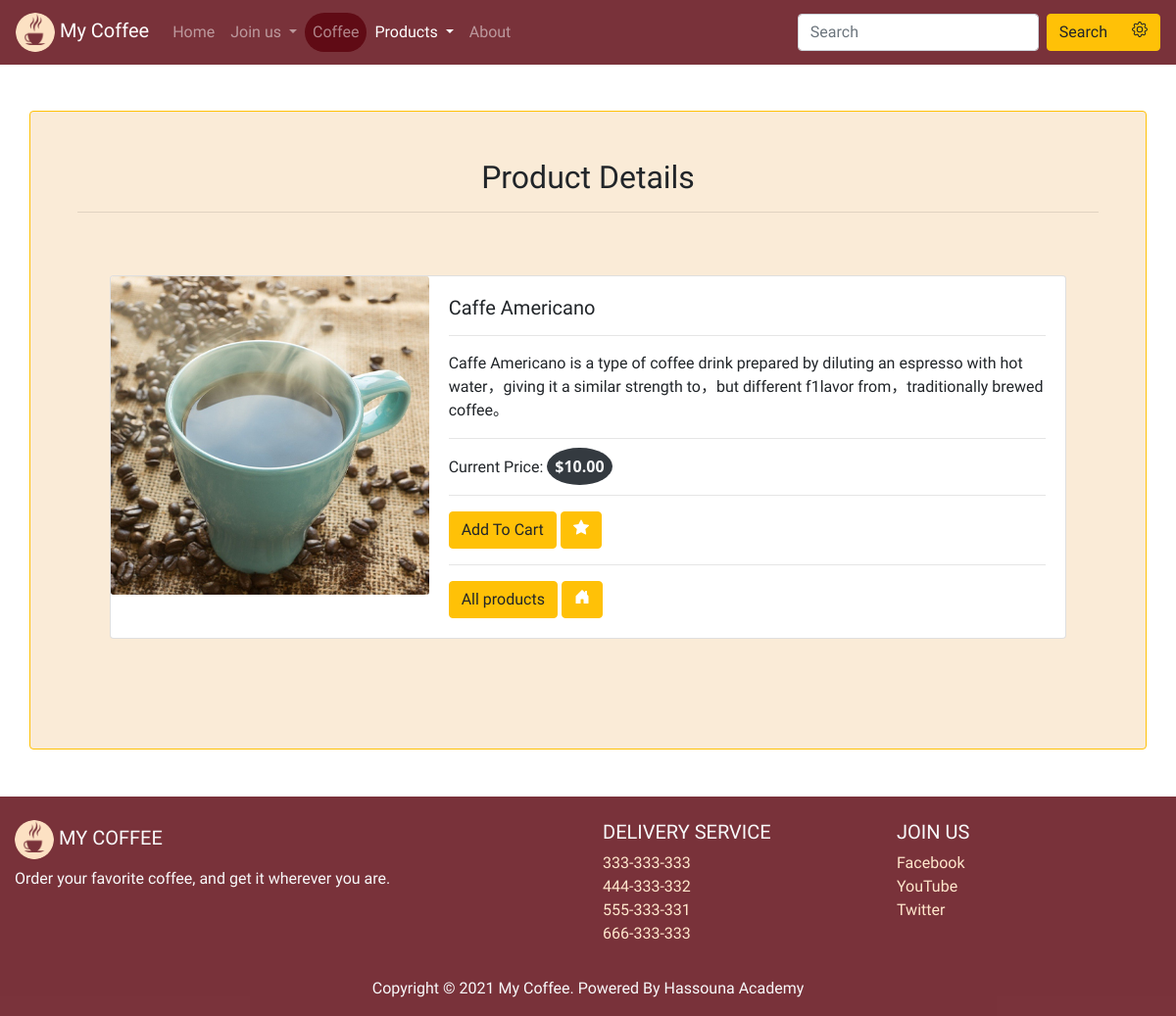
/products/1, run on the app's committed database.
### products/models.py (models this page shows, shortened)
class Product(models.Model):
    name = models.CharField(max_length= 150)
    descripton = models.TextField()
    price = models.DecimalField(max_digits= 6 , decimal_places=2)
    photo = models.ImageField(upload_to = 'photos/%Y/%m/%d/' )
    is_active = models.BooleanField( default= True)
    publish_date = models.DateTimeField( default = datetime.now )
    class Meta:
        ordering = ['publish_date']

### products/views.py (the view)
# urls.py: path('<int:pro_id>', views.product , name = 'product' ),
def product(request , pro_id):
    contex = {
        'pro':get_object_or_404(Product, pk = pro_id)
    }
    return render(request, 'products/porduct.html',contex)

### templates/products/porduct.html (shortened to what this page needs)
{% extends "base.html" %}
{% load  static %}
{% block content %}
   <div class="my-form container p-5 my-5 rounded border border-warning">
    <form>
        <h2 class="text-center">Product Details</h2>
        <hr>
        <section>
              <div class="row p-5 " >
                <div class="card mb-3 w-100" >
                  <div class="row no-gutters">
                    <div class="col-md-4">
                      <img src=" {{pro.photo.url}}" class="card-img" alt="...">
                    </div>
                    <div class="col-md-8">
                      <div class="card-body">
                        <h5 class="card-title" id="productName">{{pro.name}}</h5>
                        <hr>
                        <p class="card-text" id="description">{{pro.descripton}}</p>
                        <hr>
                        <p class="card-text">Current Price: <span id="price" class="bg-dark text-light rounded-circle p-2">${{pro.price}}</span></p>
                        <hr>
                        <button type="submit" class="btn btn-warning">Add To Cart</button>
                        <button type="submit" class="btn btn-warning text-white">
                        </button>
                        <hr>
                        <a href = "{% url 'products' %}" class="btn btn-warning">All products</a>
                        <a href = "{% url 'index' %}" class="btn btn-warning text-white"></a>
                      </div>
                    </div>
                  </div>
                </div>
              </div>
        </section>
    </form>
</div>
{% endblock content %}

### mycoffee/static/css/style.css (style rules this page uses)
html, body { height: 100%; width: 100%; }
a { color: rgb(255, 231, 204) ; }
body { font-family: 'Merienda', cursive; padding-top:65px; }
.my-form { background-color: antiquewhite; }
#price { font-family: 'Segoe UI', Tahoma, Geneva, Verdana, sans-serif; font-weight: bold; }

### data on the page
Product: photo (picture), name "Caffe Americano", descripton "Caffe Americano is a type of coffee drink prepared by diluting an espresso with hot water，giving it a similar strength to，but different f1lavor from，traditionally brewed coffee。", price "10.00"
